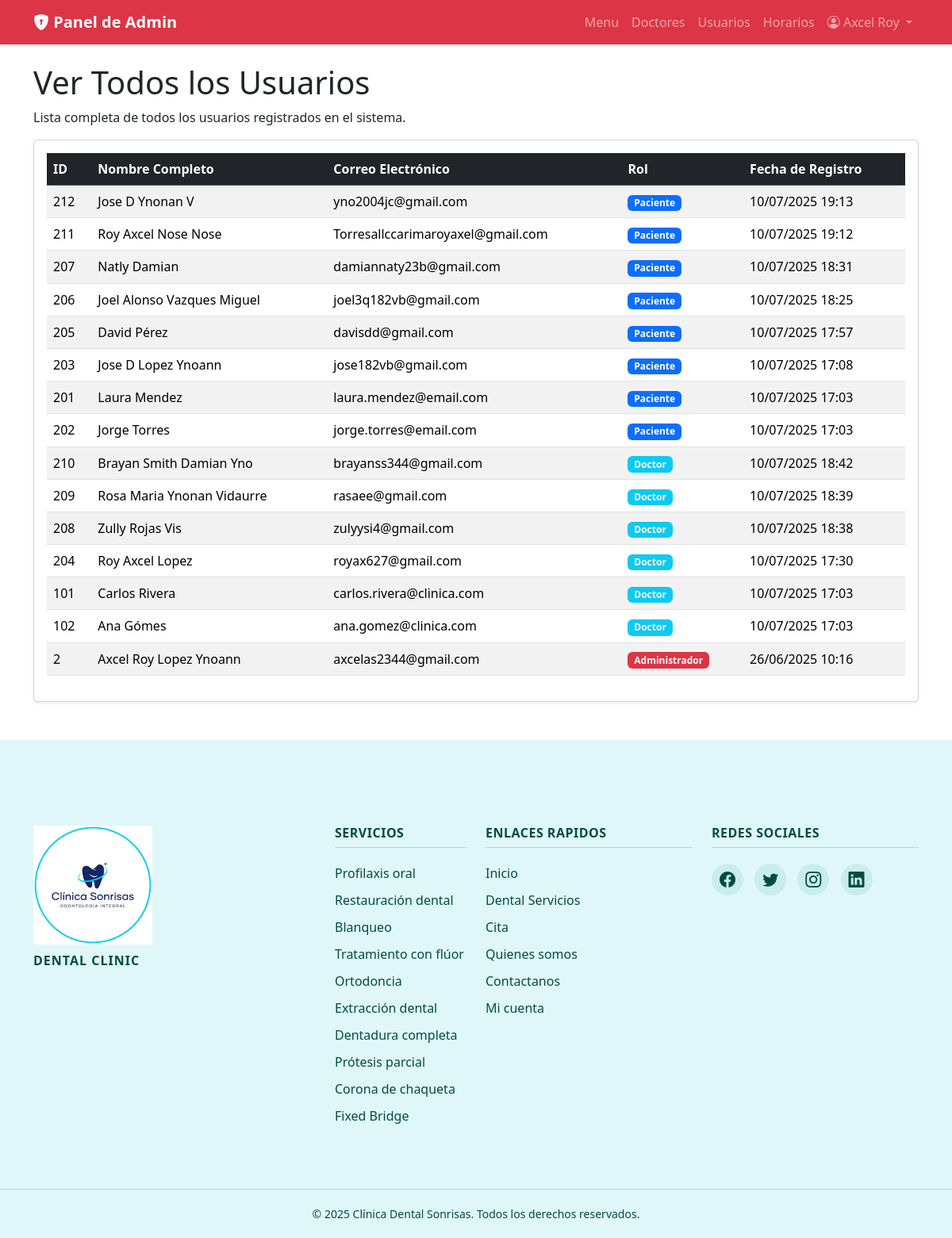
The app's page /admin/ver_usuarios.php (signed in) with its own data.
### tables this page shows
CREATE TABLE `usuarios` (
  `id_usuario` int(11) NOT NULL,
  `nombre` varchar(100) NOT NULL,
  `apellido` varchar(100) NOT NULL,
  `celular` varchar(20) DEFAULT NULL,
  `dni` varchar(20) DEFAULT NULL,
  `correo` varchar(100) NOT NULL,
  `password` varchar(255) NOT NULL,
  `rol` enum('paciente','doctor','administrador') NOT NULL,
  `estado` enum('activo','inactivo') NOT NULL DEFAULT 'activo',
  `fecha_registro` timestamp NOT NULL DEFAULT current_timestamp()
);

### admin/ver_usuarios.php (the view, shortened to what this page needs)
<?php
require_once __DIR__ . '/../includes/config.php';
$sql = "SELECT id_usuario, nombre, apellido, correo, rol, fecha_registro FROM usuarios ORDER BY rol, fecha_registro DESC";
$resultado = $mysqli->query($sql);
?>
<?php require_once ROOT_PATH . '/includes/header.php'; ?>
<h1>Ver Todos los Usuarios</h1>
<p>Lista completa de todos los usuarios registrados en el sistema.</p>
<div class="card shadow-sm">
    <div class="card-body">
        <div class="table-responsive">
            <table class="table table-striped table-hover">
                <thead class="table-dark">
                    <tr>
                        <th>ID</th>
                        <th>Nombre Completo</th>
                        <th>Correo Electrónico</th>
                        <th>Rol</th>
                        <th>Fecha de Registro</th>
                    </tr>
                </thead>
                <tbody>
                    <?php if ($resultado && $resultado->num_rows > 0): ?>
                        <?php while($usuario = $resultado->fetch_assoc()): ?>
                            <tr>
                                <td><?php echo $usuario['id_usuario']; ?></td>
                                <td><?php echo htmlspecialchars($usuario['nombre'] . ' ' . $usuario['apellido']); ?></td>
                                <td><?php echo htmlspecialchars($usuario['correo']); ?></td>
                                <td>
                                    <?php
                                        $rol = $usuario['rol'];
                                        $badge_class = 'bg-secondary';
                                        if ($rol == 'administrador') $badge_class = 'bg-danger';
                                        if ($rol == 'doctor') $badge_class = 'bg-info';
                                        if ($rol == 'paciente') $badge_class = 'bg-primary';
                                    ?>
                                    <span class="badge <?php echo $badge_class; ?>"><?php echo ucfirst($rol); ?></span>
                                </td>
                                <td><?php echo date("d/m/Y H:i", strtotime($usuario['fecha_registro'])); ?></td>
                            </tr>
                        <?php endwhile; ?>
                    <?php else: ?>
                        <tr>
                            <td colspan="5" class="text-center text-muted">No se encontraron usuarios.</td>
                        </tr>
                    <?php endif; ?>
                </tbody>
            </table>
        </div>
    </div>
</div>
<?php require_once ROOT_PATH . '/includes/footer.php'; ?>

### records on screen
usuarios: id_usuario "212", nombre+apellido "Jose D Ynonan V", correo "yno2004jc@gmail.com", rol "Paciente", fecha_registro "10/07/2025 19:13"
usuarios: id_usuario "211", nombre+apellido "Roy Axcel Nose Nose", correo "Torresallccarimaroyaxel@gmail.com", rol "Paciente", fecha_registro "10/07/2025 19:12"
usuarios: id_usuario "207", nombre+apellido "Natly Damian", correo "damiannaty23b@gmail.com", rol "Paciente", fecha_registro "10/07/2025 18:31"
usuarios: id_usuario "206", nombre+apellido "Joel Alonso Vazques Miguel", correo "joel3q182vb@gmail.com", rol "Paciente", fecha_registro "10/07/2025 18:25"
usuarios: id_usuario "205", nombre+apellido "David Pérez", correo "davisdd@gmail.com", rol "Paciente", fecha_registro "10/07/2025 17:57"
usuarios: id_usuario "203", nombre+apellido "Jose D Lopez Ynoann", correo "jose182vb@gmail.com", rol "Paciente", fecha_registro "10/07/2025 17:08"
usuarios: id_usuario "201", nombre+apellido "Laura Mendez", correo "laura.mendez@email.com", rol "Paciente", fecha_registro "10/07/2025 17:03"
usuarios: id_usuario "202", nombre+apellido "Jorge Torres", correo "jorge.torres@email.com", rol "Paciente", fecha_registro "10/07/2025 17:03"
usuarios: id_usuario "210", nombre+apellido "Brayan Smith Damian Yno", correo "brayanss344@gmail.com", rol "Doctor", fecha_registro "10/07/2025 18:42"
usuarios: id_usuario "209", nombre+apellido "Rosa Maria Ynonan Vidaurre", correo "rasaee@gmail.com", rol "Doctor", fecha_registro "10/07/2025 18:39"
usuarios: id_usuario "208", nombre+apellido "Zully Rojas Vis", correo "zulyysi4@gmail.com", rol "Doctor", fecha_registro "10/07/2025 18:38"
usuarios: id_usuario "204", nombre+apellido "Roy Axcel Lopez", correo "royax627@gmail.com", rol "Doctor", fecha_registro "10/07/2025 17:30"
usuarios: id_usuario "101", nombre+apellido "Carlos Rivera", correo "carlos.rivera@clinica.com", rol "Doctor", fecha_registro "10/07/2025 17:03"
usuarios: id_usuario "102", nombre+apellido "Ana Gómes", correo "ana.gomez@clinica.com", rol "Doctor", fecha_registro "10/07/2025 17:03"
usuarios: id_usuario "2", nombre+apellido "Axcel Roy Lopez Ynoann", correo "axcelas2344@gmail.com", rol "Administrador", fecha_registro "26/06/2025 10:16"

### other values on screen
$_SESSION["nombre"] "Axcel Roy"
